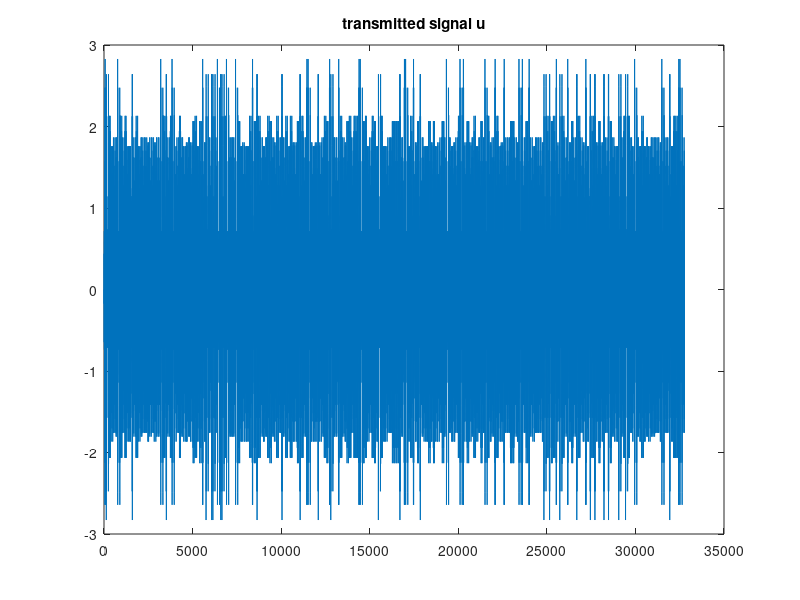
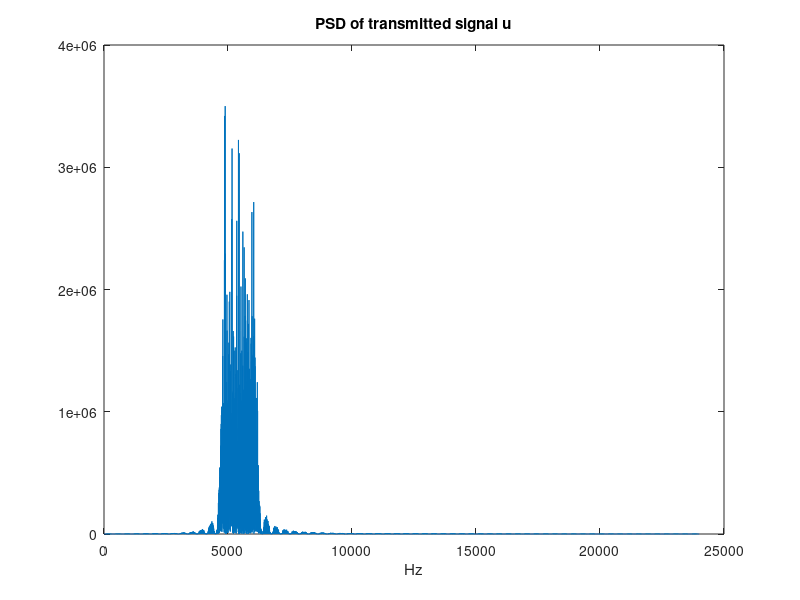
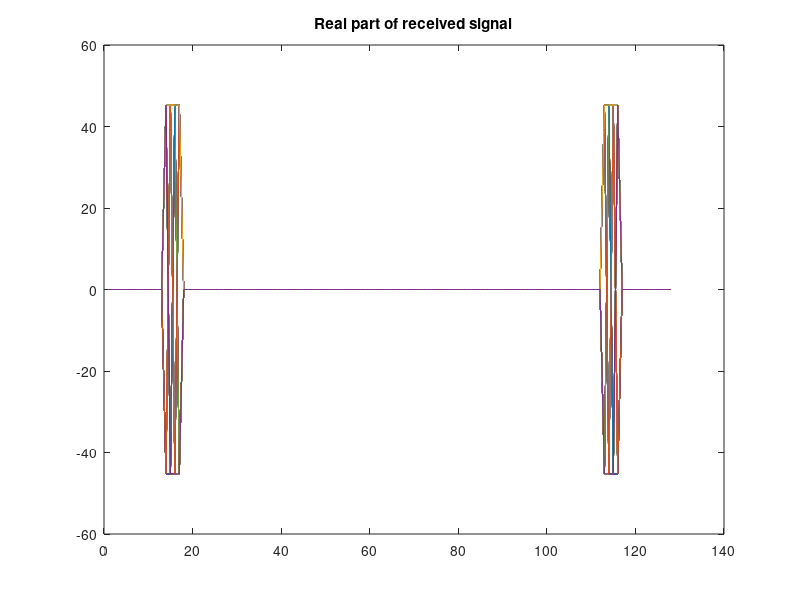
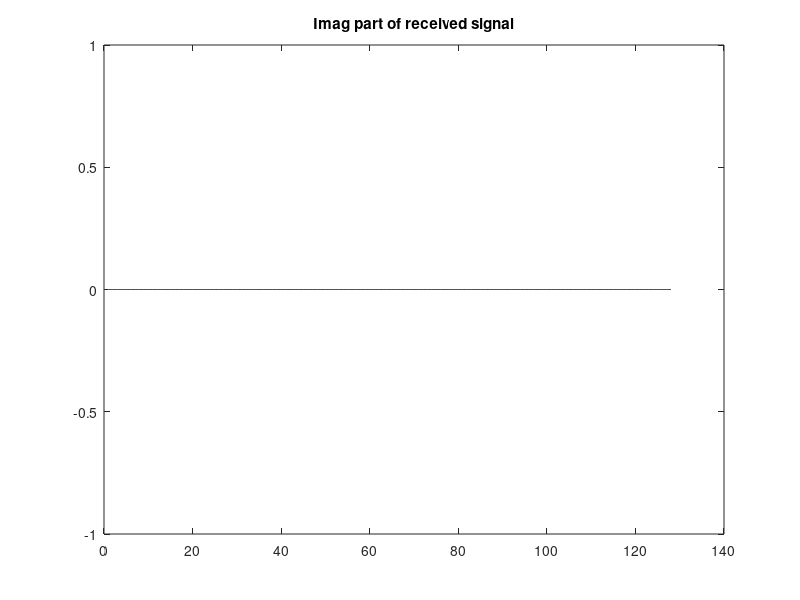

These figures' MATLAB source, in order:
%2016-05-12 OFDM transmitter
%2016-06-06 improved notations
%2016-06-07 realised OFDM receiver, added BER calculation
%2016-06-08 added white noise. Added jitter: algorithm is very sensitive to
%jitter
%2016-06-16 added OFDM signal BW = Sub-carrier BW*Nsc2_real, Number of real subcarriers Nsc2_real
%2016-10-15 sucessfully transferred from work PC to home PC

close all,clc,clear all;

%******************************
%*******Transmitter************
%******************************

%Fs = 96000;             %sample rate. Sampling rate in Hz. Valid values depend on the specific audio hardware installed. Typical values supported by most sound cards are 8000, 11025, 22050, 44100, 48000, and 96000 Hz.
Fs = 48000;
Nsc = 128;              %number of subcarriers
nInfBits = 1024;        %number of information bits
F = Fs/Nsc;             %delta F ,sub-carrier width
Nsc2 = Nsc/2;
% i_sc_start = 13;         %1 - min
% i_sc_stop  = Nsc2-20;      %Nsc2 - max
i_sc_start = 13;         %1 - min
i_sc_stop  = i_sc_start+3;      %Nsc2 - max
% i_sc_start = 1;         %1 - min
% i_sc_stop  = Nsc2;      %Nsc2 - max
Nsc2_real = i_sc_stop - i_sc_start + 1; %number of real subcarriers (Nsc2_real<=Nsc2)
    
%Nsymb = nInfBits/Nsc2;   %number of symbols
Nsymb = nInfBits/Nsc2_real;   %number of symbols
if abs(Nsymb - fix(Nsymb)) > 0                  %check Freq assignment error
    disp(['Error. Nsymb calculation error. Nsymb = nInfBits/Nsc2_real = ',num2str(Nsymb)]);
    return;
end


t = Nsymb/F;   %common transmit time, the same with length(signal_long)/Fs
%t = length(signal_long)/Fs;   %common transmit time, the same with Nsymb/F

%signal_X = randi([0,1],nInfBits,1); %information signal = noise
%signal_X = [0 1 2 3 10 3 2 1]; %information signal = noise

%signal_s = randi([0,1],nInfBits,1);
%signal_s = [1 2 3 4 5 6 7 8];
%signal_s = 1:nInfBits;

signalInf_b = randi([0,1],nInfBits,1);
%signalInf_b = 2*randi([0,1],nInfBits,1)-1;
% signalInf_b = zeros(nInfBits,1);
% signalInf_b(3) = 1;

signal_s = zeros(Nsc2,Nsymb);  
%signal_s(1:nInfBits) = signalInf_b;
i = 1;
for l = 1:Nsymb
    for k = i_sc_start:i_sc_stop
        %signal_s(k,l) = signalInf_b(i);        %AM OOK
        signal_s(k,l) = 2*signalInf_b(i)-1;     %BPSK sin/-sin
        i = i + 1;
    end
end

%signal_s(1:nInfBits) = 1:nInfBits;
% signal_s(10,1) = 1;     %resource element
% signal_s(20,2) = 1;
% signal_s(30,3) = 1;
% signal_s(40,4) = 1;

%making symmetry part of spectrum (start)
%Properties of Fourier Transform: If a signal is even and real, then its spectrum is also real and even
%Properties of Fourier Transform: If a spectrum is even and real, then its signal is also real and even
signal_s = signal_s';
signal_s_flip = fliplr(signal_s);
signal_X = zeros(Nsc,Nsymb)';   %resource block/grid
signal_X(:,2:Nsc2+1) = signal_s;
signal_X(:,Nsc2+2:Nsc) = signal_s_flip(:,2:Nsc2);
%making symmetry part of spectrum (start)

% signal_X(1+k) = 1;
% signal_X(Nsc+1-k) = 1;

signal = ifft(signal_X')';
% signal(:,1:2) = 0;
% signal(:,Nsc) = 0;
%signal(:,1) = 0;    %to destroy DC
signal_long = zeros(Nsc*Nsymb,1);
ind = 1;
for i = 1:Nsymb
    signal_long(ind:ind+Nsc-1) = signal(i,:);
    ind = ind + Nsc;
end
signal_long = signal_long/std(signal_long); %to normalize std

%adding white noise and jitter (start)
% signal_noise = randn(size(signal_long))/3;  %SNR=3--->BER=0
% signal_long = signal_long + signal_noise;
% jitter = 2;
% signal_long(jitter:length(signal_long)) = signal_long(1:length(signal_long)-jitter+1);
%adding white noise and jitter(stop)


%x = 1:length(signal_long);
%x=x/Fs;
%figure,plot(x,signal_long);
figure,plot(signal_long);
%xlabel('sec');
title('transmitted signal u');

U_PSD = fft(signal_long).*conj(fft(signal_long));   %power spectrum density
x = 1:floor(length(U_PSD)/2);
figure,plot((x-1)/t,U_PSD(x));
xlabel('Hz')
title('PSD of transmitted signal u');

disp(['Sampling rate = ',num2str(Fs),' Hz']);
disp(['Number of subcarriers Nsc = ',num2str(Nsc)]);
disp(['Number of real subcarriers Nsc2_real = ',num2str(Nsc2_real)]);
disp(['Number of symbols Nsymb = ',num2str(Nsymb)]);
disp(['Sub-carrier BW = ',num2str(F),' Hz']);
disp(['OFDM signal BW = Sub-carrier BW*Nsc2_real = ',num2str(F*Nsc2_real),' Hz']);
disp(['Duration of one symbol = ',num2str(1/F*1000),' ms']);
disp(['Common transmit time = ',num2str(t),' [s]']);
disp(['Troughput = ',num2str(nInfBits/t),' [bits/s]']);
disp(['Symbol rate = ',num2str(F),' [Hz]']);

%**************************************************
%***************Receiver***************************
%**************************************************

%threshold = 0.5;
threshold = 0.5;
signal_r = signal_long;     %received signal
signal_Y = zeros(Nsc,Nsymb);
signal_Y(1:length(signal_r)) = signal_r;
signal_Y = fft(signal_Y)';
%signal_Y(:,1) = 0;      %to destroy DC
figure, plot(real(signal_Y'));
title('Real part of received signal');
figure, plot(imag(signal_Y'));
title('Imag part of received signal');

signal_Y_real = real(signal_Y')';
EstSignal_b = zeros(Nsc2_real*Nsymb,1);  %estimation of signalInf_b
%destroy symmetry part of signal
%Properties of Fourier Transform: If a signal is even and real, then its spectrum is also real and even
%Properties of Fourier Transform: If a spectrum is even and real, then its signal is also real and even
ind = 1;
for i = 1:Nsymb
%     EstSignal_b(ind:ind+Nsc2-1) = signal_Y_real(i,2:Nsc2+1);
%     ind = ind + Nsc2;
    EstSignal_b(ind:ind+Nsc2_real-1) = signal_Y_real(i,i_sc_start+1:i_sc_stop+1);
    ind = ind + Nsc2_real;
end
EstSignal_b = EstSignal_b > max(EstSignal_b)*threshold;
%EstSignal_b = EstSignal_b > max(EstSignal_b)/10;   %the best for noise
%EstSignal_b = EstSignal_b > 0;

%****bit error calculation start*******
%The bit error rate (BER) is the number of bit errors per unit time. The bit error ratio (also BER) is the number of bit errors divided by the total number of transferred bits during a studied time interval. BER is a unitless performance measure, often expressed as a percentage.
[signalInf_b(1:10) EstSignal_b(1:10)]
BER = abs(EstSignal_b - signalInf_b);   %The bit error rate (BER)
BERind = find(BER)                      %find - Find indices and values of nonzero elements
disp(['BER = ',num2str(mean(BER))]); 
disp(['Number of bit errors= ',num2str(sum(BER))]); 
%****bit error calculation stop*******
